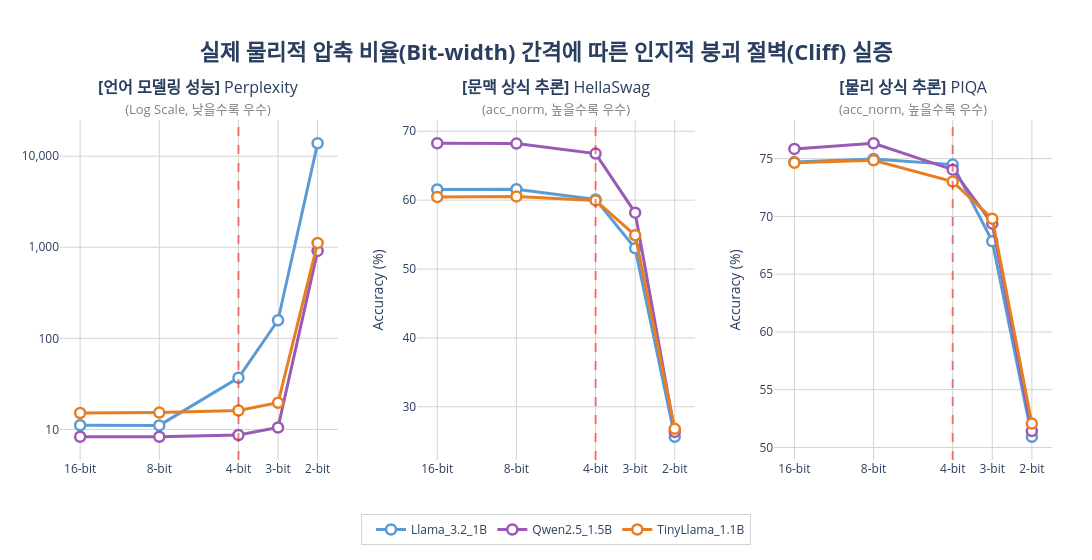

Notebook code cell kept with this figure:
### Code cell
import os
import json
import math
import pandas as pd
import plotly.graph_objects as go
from plotly.subplots import make_subplots

# =========================================================
# 1. 경로 설정 및 공통 매핑 데이터
# =========================================================
CSV_PATH = r"C:\Users\user\SLM\02_cuda_aligned\all_logs\evaluation_results_full.csv"
JSON_DIR = r"C:\Users\user\SLM\03_Evaluation_Datasets\results_cognitive"

color_map = {
    'Llama_3.2_1B': '#5A9BD5',    
    'TinyLlama_1.1B': '#E67E22',   
    'Qwen2.5_1.5B': '#9B59B6'
}

bit_numeric_map = {
    '16-bit': 16.0, 'Base_16bit': 16.0,
    'GPTQ_8bit': 8.0, 
    'GPTQ_4bit': 4.0, 
    'GPTQ_3bit': 3.0, 
    'GPTQ_2bit': 2.0
}

# [핵심] 시각적 간격을 강제로 1:1로 맞추기 위한 X축 렌더링용 커스텀 좌표
# 16->8, 8->4는 간격 1.0 / 4->3, 3->2는 간격 0.5로 완벽히 동일하게 설정
plot_x_map = {
    16.0: 4.0, 
    8.0: 3.0, 
    4.0: 2.0, 
    3.0: 1.5, 
    2.0: 1.0
}

# =========================================================
# 2. 데이터 로드 및 병합 
# =========================================================
df_ppl = pd.read_csv(CSV_PATH)
df_ppl['Perplexity'] = pd.to_numeric(df_ppl['Perplexity'], errors='coerce')
df_ppl['Bit_Num'] = df_ppl['Bit_Level'].map(bit_numeric_map)
df_ppl = df_ppl[['Model_Family', 'Bit_Num', 'Perplexity']]

json_records = []
for filename in os.listdir(JSON_DIR):
    if not filename.endswith(".json"): continue
    
    parts = filename.replace("_results.json", "").split('_', 1)
    model_name = parts[0].replace('-', '_')
    bit_raw = parts[1]
    bit_num = bit_numeric_map.get(bit_raw, None)
    
    with open(os.path.join(JSON_DIR, filename), 'r', encoding='utf-8') as f:
        content = json.load(f)
        h_acc = content.get('hellaswag', {}).get('acc_norm,none', content.get('hellaswag', {}).get('acc_norm', None))
        p_acc = content.get('piqa', {}).get('acc_norm,none', content.get('piqa', {}).get('acc_norm', None))
        
        json_records.append({
            'Model_Family': model_name, 'Bit_Num': bit_num,
            'HellaSwag_Acc': h_acc * 100 if h_acc else None,
            'PIQA_Acc': p_acc * 100 if p_acc else None
        })

df_merged = pd.merge(df_ppl, pd.DataFrame(json_records), on=['Model_Family', 'Bit_Num'], how='outer')
df_merged = df_merged.sort_values(by=['Model_Family', 'Bit_Num'], ascending=[True, False])

# 렌더링용 X좌표 컬럼 추가
df_merged['Plot_X'] = df_merged['Bit_Num'].map(plot_x_map)

# =========================================================
# 3. Plotly 시각화 (커스텀 X축 비율 적용)
# =========================================================
fig = make_subplots(
    rows=1, cols=3, 
    subplot_titles=(
        "<b>[언어 모델링 성능]</b> Perplexity<br><span style='font-size:13px; color:gray;'>(Log Scale, 낮을수록 우수)</span>", 
        "<b>[문맥 상식 추론]</b> HellaSwag<br><span style='font-size:13px; color:gray;'>(acc_norm, 높을수록 우수)</span>", 
        "<b>[물리 상식 추론]</b> PIQA<br><span style='font-size:13px; color:gray;'>(acc_norm, 높을수록 우수)</span>"
    ),
    horizontal_spacing=0.08
)

models = df_merged['Model_Family'].dropna().unique()

for model in models:
    model_data = df_merged[df_merged['Model_Family'] == model]
    if model_data.empty or model not in color_map: continue
    
    line_style = dict(color=color_map[model], width=3)
    
    # x값을 'Plot_X' (커스텀 좌표)로 변경
    fig.add_trace(go.Scatter(
        x=model_data['Plot_X'], y=model_data['Perplexity'],
        mode='lines+markers', name=model,
        line=line_style, legendgroup=model,
        customdata=model_data['Bit_Num'],
        hovertemplate="Bit: %{customdata}-bit<br>PPL: %{y:.2f}<extra></extra>"
    ), row=1, col=1)
    
    fig.add_trace(go.Scatter(
        x=model_data['Plot_X'], y=model_data['HellaSwag_Acc'],
        mode='lines+markers', name=model,
        line=line_style, legendgroup=model, showlegend=False,
        customdata=model_data['Bit_Num'],
        hovertemplate="Bit: %{customdata}-bit<br>Acc: %{y:.2f}%<extra></extra>"
    ), row=1, col=2)
    
    fig.add_trace(go.Scatter(
        x=model_data['Plot_X'], y=model_data['PIQA_Acc'],
        mode='lines+markers', name=model,
        line=line_style, legendgroup=model, showlegend=False,
        customdata=model_data['Bit_Num'],
        hovertemplate="Bit: %{customdata}-bit<br>Acc: %{y:.2f}%<extra></extra>"
    ), row=1, col=3)

# =========================================================
# 4. 레이아웃 최적화
# =========================================================
for trace in fig.data:
    if isinstance(trace, go.Scatter):
        trace.update(marker=dict(symbol='circle', color='white', size=10, line=dict(color=trace.line.color, width=2.5)))

fig.update_layout(
    title=dict(
        text='<b>실제 물리적 압축 비율(Bit-width) 간격에 따른 인지적 붕괴 절벽(Cliff) 실증</b>',
        font=dict(size=22), x=0.5, xanchor='center', y=0.92
    ),
    plot_bgcolor='white', paper_bgcolor='white', hovermode='x unified',
    legend=dict(
        title='<b></b>', orientation="h", yanchor="bottom", y=-0.25, xanchor="center", x=0.5,
        bgcolor='rgba(255, 255, 255, 0.9)', bordercolor='lightgray', borderwidth=1
    ),
    margin=dict(t=120, b=100, l=60, r=40),
    width=1600 
)

fig.update_yaxes(type='log', tickformat=",.0f", dtick=1, gridcolor='lightgray', row=1, col=1)
fig.update_yaxes(title_text="Accuracy (%)", gridcolor='lightgray', row=1, col=2)
fig.update_yaxes(title_text="Accuracy (%)", gridcolor='lightgray', row=1, col=3)

# [수정됨] 커스텀 Linear 스케일을 적용하여 시각적 간격을 정확히 통제
for col in range(1, 4):
    fig.update_xaxes(
        type='linear', 
        autorange="reversed", 
        tickmode='array',
        tickvals=[4.0, 3.0, 2.0, 1.5, 1.0],  # 커스텀 좌표 위치
        ticktext=['16-bit', '8-bit', '4-bit', '3-bit', '2-bit'], # 화면 표시 텍스트
        gridcolor='lightgray', zeroline=False, row=1, col=col
    )
    # 4-bit 붕괴 임계점 강조선 (커스텀 좌표인 2.0 위치에 생성)
    fig.add_vline(x=2.0, line_width=2, line_dash='dash', line_color='red', opacity=0.5, row=1, col=col)

fig.show()

### Figure 1 — Plotly figure (JSON) as saved in the notebook; plotly's stock layout.template omitted (floating-point values rounded to 4 significant figures)
{"data": [{"customdata": [16.0, 8.0, 4.0, 3.0, 2.0], "hovertemplate": "Bit: %{customdata}-bit<br>PPL: %{y:.2f}<extra></extra>", "legendgroup": "Llama_3.2_1B", "line": {"color": "#5A9BD5", "width": 3}, "marker": {"color": "white", "line": {"color": "#5A9BD5", "width": 2.5}, "size": 10, "symbol": "circle"}, "mode": "lines+markers", "name": "Llama_3.2_1B", "type": "scatter", "x": [4.0, 3.0, 2.0, 1.5, 1.0], "xaxis": "x", "y": [11.11, 11.07, 36.89, 157.9, 13850.0], "yaxis": "y"}, {"customdata": [16.0, 8.0, 4.0, 3.0, 2.0], "hovertemplate": "Bit: %{customdata}-bit<br>Acc: %{y:.2f}%<extra></extra>", "legendgroup": "Llama_3.2_1B", "line": {"color": "#5A9BD5", "width": 3}, "marker": {"color": "white", "line": {"color": "#5A9BD5", "width": 2.5}, "size": 10, "symbol": "circle"}, "mode": "lines+markers", "name": "Llama_3.2_1B", "showlegend": false, "type": "scatter", "x": [4.0, 3.0, 2.0, 1.5, 1.0], "xaxis": "x2", "y": [61.56, 61.6, 60.11, 53.01, 25.65], "yaxis": "y2"}, {"customdata": [16.0, 8.0, 4.0, 3.0, 2.0], "hovertemplate": "Bit: %{customdata}-bit<br>Acc: %{y:.2f}%<extra></extra>", "legendgroup": "Llama_3.2_1B", "line": {"color": "#5A9BD5", "width": 3}, "marker": {"color": "white", "line": {"color": "#5A9BD5", "width": 2.5}, "size": 10, "symbol": "circle"}, "mode": "lines+markers", "name": "Llama_3.2_1B", "showlegend": false, "type": "scatter", "x": [4.0, 3.0, 2.0, 1.5, 1.0], "xaxis": "x3", "y": [74.7, 74.97, 74.48, 67.85, 50.92], "yaxis": "y3"}, {"customdata": [16.0, 8.0, 4.0, 3.0, 2.0], "hovertemplate": "Bit: %{customdata}-bit<br>PPL: %{y:.2f}<extra></extra>", "legendgroup": "Qwen2.5_1.5B", "line": {"color": "#9B59B6", "width": 3}, "marker": {"color": "white", "line": {"color": "#9B59B6", "width": 2.5}, "size": 10, "symbol": "circle"}, "mode": "lines+markers", "name": "Qwen2.5_1.5B", "type": "scatter", "x": [4.0, 3.0, 2.0, 1.5, 1.0], "xaxis": "x", "y": [8.305, 8.307, 8.679, 10.49, 910.4], "yaxis": "y"}, {"customdata": [16.0, 8.0, 4.0, 3.0, 2.0], "hovertemplate": "Bit: %{customdata}-bit<br>Acc: %{y:.2f}%<extra></extra>", "legendgroup": "Qwen2.5_1.5B", "line": {"color": "#9B59B6", "width": 3}, "marker": {"color": "white", "line": {"color": "#9B59B6", "width": 2.5}, "size": 10, "symbol": "circle"}, "mode": "lines+markers", "name": "Qwen2.5_1.5B", "showlegend": false, "type": "scatter", "x": [4.0, 3.0, 2.0, 1.5, 1.0], "xaxis": "x2", "y": [68.26, 68.21, 66.76, 58.19, 26.36], "yaxis": "y2"}, {"customdata": [16.0, 8.0, 4.0, 3.0, 2.0], "hovertemplate": "Bit: %{customdata}-bit<br>Acc: %{y:.2f}%<extra></extra>", "legendgroup": "Qwen2.5_1.5B", "line": {"color": "#9B59B6", "width": 3}, "marker": {"color": "white", "line": {"color": "#9B59B6", "width": 2.5}, "size": 10, "symbol": "circle"}, "mode": "lines+markers", "name": "Qwen2.5_1.5B", "showlegend": false, "type": "scatter", "x": [4.0, 3.0, 2.0, 1.5, 1.0], "xaxis": "x3", "y": [75.84, 76.33, 74.05, 69.37, 51.41], "yaxis": "y3"}, {"customdata": [16.0, 8.0, 4.0, 3.0, 2.0], "hovertemplate": "Bit: %{customdata}-bit<br>PPL: %{y:.2f}<extra></extra>", "legendgroup": "TinyLlama_1.1B", "line": {"color": "#E67E22", "width": 3}, "marker": {"color": "white", "line": {"color": "#E67E22", "width": 2.5}, "size": 10, "symbol": "circle"}, "mode": "lines+markers", "name": "TinyLlama_1.1B", "type": "scatter", "x": [4.0, 3.0, 2.0, 1.5, 1.0], "xaxis": "x", "y": [15.13, 15.28, 16.11, 19.61, 1115.0], "yaxis": "y"}, {"customdata": [16.0, 8.0, 4.0, 3.0, 2.0], "hovertemplate": "Bit: %{customdata}-bit<br>Acc: %{y:.2f}%<extra></extra>", "legendgroup": "TinyLlama_1.1B", "line": {"color": "#E67E22", "width": 3}, "marker": {"color": "white", "line": {"color": "#E67E22", "width": 2.5}, "size": 10, "symbol": "circle"}, "mode": "lines+markers", "name": "TinyLlama_1.1B", "showlegend": false, "type": "scatter", "x": [4.0, 3.0, 2.0, 1.5, 1.0], "xaxis": "x2", "y": [60.47, 60.55, 59.96, 54.9, 26.8], "yaxis": "y2"}, {"customdata": [16.0, 8.0, 4.0, 3.0, 2.0], "hovertemplate": "Bit: %{customdata}-bit<br>Acc: %{y:.2f}%<extra></extra>", "legendgroup": "TinyLlama_1.1B", "line": {"color": "#E67E22", "width": 3}, "marker": {"color": "white", "line": {"color": "#E67E22", "width": 2.5}, "size": 10, "symbol": "circle"}, "mode": "lines+markers", "name": "TinyLlama_1.1B", "showlegend": false, "type": "scatter", "x": [4.0, 3.0, 2.0, 1.5, 1.0], "xaxis": "x3", "y": [74.65, 74.86, 73.01, 69.8, 52.07], "yaxis": "y3"}], "layout": {"annotations": [{"font": {"size": 16}, "showarrow": false, "text": "<b>[언어 모델링 성능]</b> Perplexity<br><span style='font-size:13px; color:gray;'>(Log Scale, 낮을수록 우수)</span>", "x": 0.14, "xanchor": "center", "xref": "paper", "y": 1, "yanchor": "bottom", "yref": "paper"}, {"font": {"size": 16}, "showarrow": false, "text": "<b>[문맥 상식 추론]</b> HellaSwag<br><span style='font-size:13px; color:gray;'>(acc_norm, 높을수록 우수)</span>", "x": 0.5, "xanchor": "center", "xref": "paper", "y": 1, "yanchor": "bottom", "yref": "paper"}, {"font": {"size": 16}, "showarrow": false, "text": "<b>[물리 상식 추론]</b> PIQA<br><span style='font-size:13px; color:gray;'>(acc_norm, 높을수록 우수)</span>", "x": 0.86, "xanchor": "center", "xref": "paper", "y": 1, "yanchor": "bottom", "yref": "paper"}], "hovermode": "x unified", "legend": {"bgcolor": "rgba(255, 255, 255, 0.9)", "bordercolor": "lightgray", "borderwidth": 1, "orientation": "h", "title": {"text": "<b></b>"}, "x": 0.5, "xanchor": "center", "y": -0.25, "yanchor": "bottom"}, "margin": {"b": 100, "l": 60, "r": 40, "t": 120}, "paper_bgcolor": "white", "plot_bgcolor": "white", "shapes": [{"line": {"color": "red", "dash": "dash", "width": 2}, "opacity": 0.5, "type": "line", "x0": 2, "x1": 2, "xref": "x", "y0": 0, "y1": 1, "yref": "y domain"}, {"line": {"color": "red", "dash": "dash", "width": 2}, "opacity": 0.5, "type": "line", "x0": 2, "x1": 2, "xref": "x2", "y0": 0, "y1": 1, "yref": "y2 domain"}, {"line": {"color": "red", "dash": "dash", "width": 2}, "opacity": 0.5, "type": "line", "x0": 2, "x1": 2, "xref": "x3", "y0": 0, "y1": 1, "yref": "y3 domain"}], "title": {"font": {"size": 22}, "text": "<b>실제 물리적 압축 비율(Bit-width) 간격에 따른 인지적 붕괴 절벽(Cliff) 실증</b>", "x": 0.5, "xanchor": "center", "y": 0.92}, "width": 1600, "xaxis": {"anchor": "y", "autorange": "reversed", "domain": [0, 0.28], "gridcolor": "lightgray", "tickmode": "array", "ticktext": ["16-bit", "8-bit", "4-bit", "3-bit", "2-bit"], "tickvals": [4, 3, 2, 1.5, 1], "type": "linear", "zeroline": false}, "xaxis2": {"anchor": "y2", "autorange": "reversed", "domain": [0.36, 0.64], "gridcolor": "lightgray", "tickmode": "array", "ticktext": ["16-bit", "8-bit", "4-bit", "3-bit", "2-bit"], "tickvals": [4, 3, 2, 1.5, 1], "type": "linear", "zeroline": false}, "xaxis3": {"anchor": "y3", "autorange": "reversed", "domain": [0.72, 1], "gridcolor": "lightgray", "tickmode": "array", "ticktext": ["16-bit", "8-bit", "4-bit", "3-bit", "2-bit"], "tickvals": [4, 3, 2, 1.5, 1], "type": "linear", "zeroline": false}, "yaxis": {"anchor": "x", "domain": [0, 1], "dtick": 1, "gridcolor": "lightgray", "tickformat": ",.0f", "type": "log"}, "yaxis2": {"anchor": "x2", "domain": [0, 1], "gridcolor": "lightgray", "title": {"text": "Accuracy (%)"}}, "yaxis3": {"anchor": "x3", "domain": [0, 1], "gridcolor": "lightgray", "title": {"text": "Accuracy (%)"}}}}
